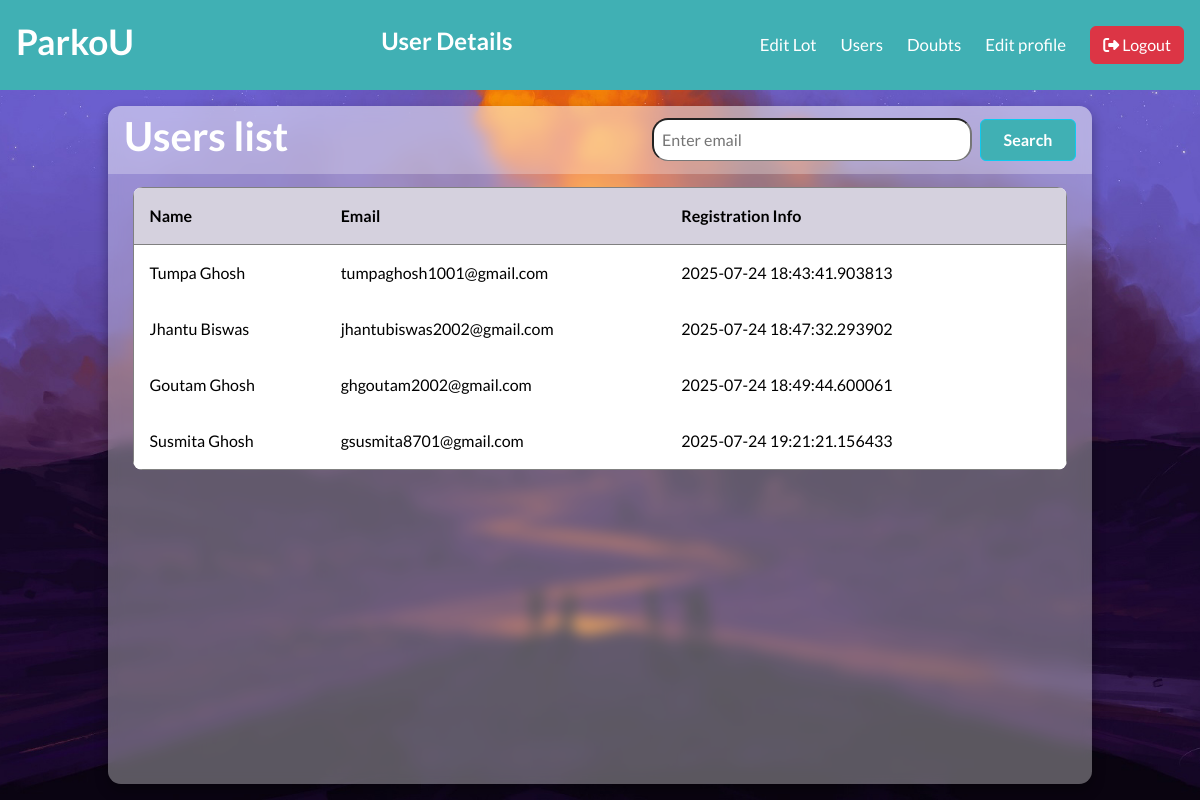
/admin/user (signed in), run on an earlier commit of the app's database.
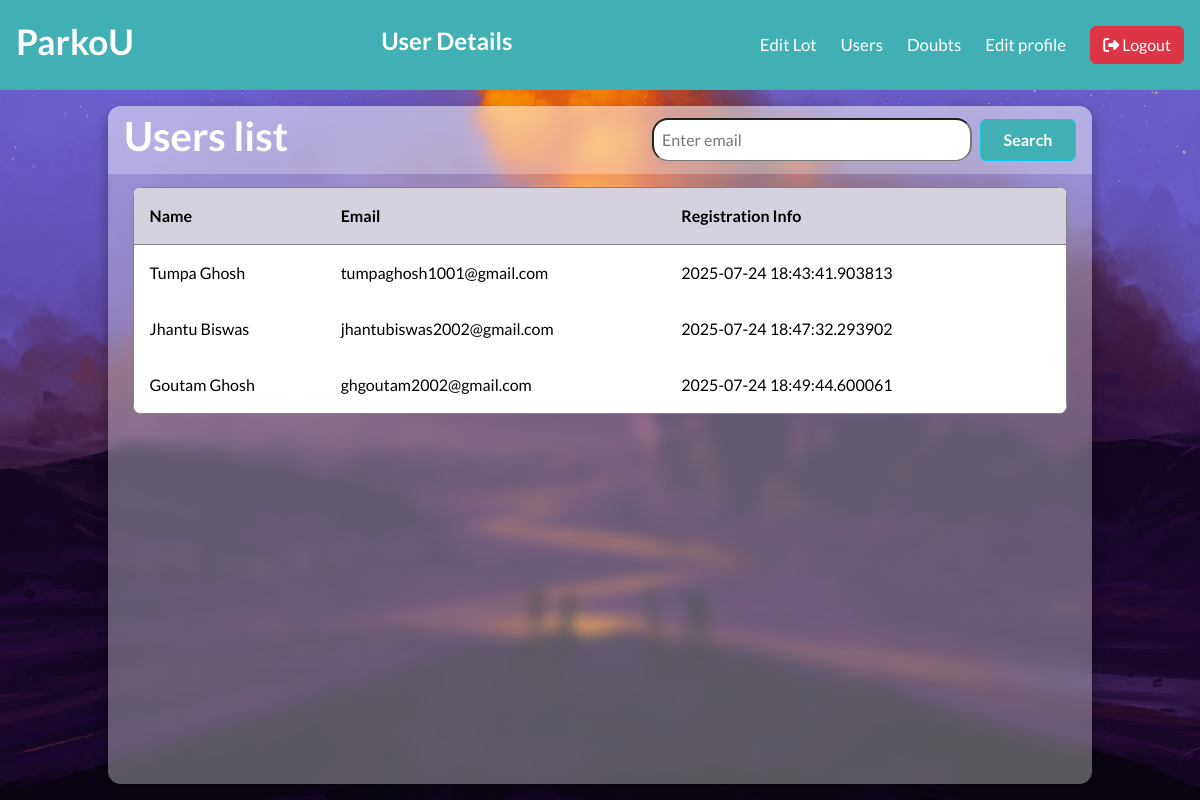
And on a later commit of the database.
### models/models.py (models this page shows, shortened)
class User(db.Model):
    __tablename__="user"
    id = db.Column(db.Integer, primary_key=True)
    fullName = db.Column(db.String(128), nullable = False, unique = False)
    emailId = db.Column(db.String(128), nullable = False, unique = True)
    passhash = db.Column(db.String(128), nullable = False, unique = False)
    is_admin = db.Column(db.Boolean, nullable = False, default = False)
    registered_on = db.Column(db.DateTime, nullable=False, default=datetime.utcnow)
    reservation = db.relationship('Reservation', cascade = "all, delete", passive_deletes = True, back_populates = 'user')
    @property
    def password(self):
        raise AttributeError('Password is secret')

### controllers/routes.py (the view)
@app.route("/admin/user")
@admin_required
def user_details():
    users = User.query.all()
    return render_template('/after_login_part/admin_side/user_details.html', users = users)

### controllers/routes.py (called while the page is built)
def admin_required(func):
    @wraps(func)
    def inner(*args,**kwargs):
        if "user_id" not in session:
            return redirect(url_for('login_page'))
        user=User.query.get(session['user_id'])
        if not user.is_admin:
            flash('You are not a authorized personel')
            return redirect(url_for('login_page'))
        return func(*args,**kwargs)
    return inner

### templates/after_login_part/admin_side/user_details.html (shortened to what this page needs)
{% extends "base.html" %}
{% block stylesheet %}
    <link rel="stylesheet" href="/static/css/after_login/admin_side/user_details.css">
{% endblock %}
{% block content %}
<header class="header-content">
    <div class="brand">
        <h4>ParkoU</h4>
    </div>
    <div class="welcome-note">
        <h5>User Details</h5>
    </div>
    <nav class="navbar">
        <div class="nav-links">
            <a href="{{ url_for('admin_dashboard') }}" class="nav-link">Edit Lot</a>
            <a href="{{ url_for('user_details') }}" class="nav-link">Users</a>
            <a href="{{ url_for('doubt_page') }}" class="nav-link">Doubts</a>
            <a href="{{ url_for('edit_admin_profile') }}" class="nav-link">Edit profile</a>
            <a class="nav-link" href="{{ url_for('logout') }}">
                <button type="button" id="btn-logout" class="btn btn-danger">
                    <i class="fa-solid fa-right-from-bracket"></i>
                    Logout
                </button>
            </a>
        </div>
    </nav>
</header>
<main class="table" id="customers_table">
    <section class="table__header">
        <h1>Users list</h1>
        <form id="searchForm" method="get" action="/admin/user/info">
            <input id="email" name="email" type="email" placeholder="Enter email" required>
            <input id="submitBtn" type="submit" value="Search" class="btn btn-info">
        </form>
    </section>
    <section class="table__body">
        <table border="1">
            <thead>
                <tr>
                    <th> Name </th>
                    <th> Email </th>
                    <th> Registration info </th>
                </tr>
            </thead>
            <tbody>
                {% for user in users %}
                {% if not user.is_admin %}
                    <tr>
                    <td> {{ user.fullName }} </td>
                    <td> {{ user.emailId }} </td>
                    <td>
                        <div class="msg-doubt">
                            <div class="msg-data">
                                {{ user.registered_on }}
                            </div>
                        </div>
                    </td>
                    </tr>
                {% endif %}
                {% else %}
                    <tr>
                    <td colspan="3"> No Users found </td>
                    </tr>
                {% endfor %}
            </tbody>
        </table>
    </section>
</main>
{% endblock %}

### templates/base.html (shortened to what this page needs)
<!DOCTYPE html>
<html lang="en">
<head>
    <link rel="stylesheet" href="https://cdnjs.cloudflare.com/ajax/libs/font-awesome/6.7.2/css/all.min.css">
    <link href="https://cdn.jsdelivr.net/npm/bootstrap@5.3.3/dist/css/bootstrap.min.css" rel="stylesheet">
    {% block stylesheet %}
    {% endblock %}
</head>
<body>
    {% block content %}
    {% endblock %}
</body>
</html>

### static/css/after_login/admin_side/user_details.css (style rules this page uses)
:root { --primary-color: #6366f1; --accent-color: #3f83f8; --text-color: #333; --link-color: #fff; --background-color: #40b0b4; --light-grey: #f0f0f0; --grey: #808080; --dark-grey: #555; }
* { margin: 0; padding: 0; box-sizing: border-box; font-family: "Lato", sans-serif; text-decoration: none; }
body { height: 100vh; text-align: center; }
.header-content { background-color: var(--background-color); display: flex; justify-content: space-between; align-items: center; padding: 1rem; position: relative; min-height: 90px; width: 100%; }
.welcome-note h5 { display: block; font-size: 1.5rem; font-weight: 600; color: var(--link-color); }
.brand h4 { font-size: 2.2rem; font-weight: 600; color: var(--link-color); }
.navbar { display: flex; align-items: center; gap: 1.5rem; position: relative; }
.nav-links { display: flex; align-items: center; gap: 1.5rem; }
.nav-link { color: var(--link-color); font-size: 1.05rem; font-weight: 500; }
body { min-height: 100vh; background: url("/static/images/html_table.jpg") center / cover; display: flex; justify-content: center; align-items: center; flex-direction: column; gap: 1rem; }
main.table { width: 82vw; height: 90vh; background-color: #fff5; backdrop-filter: blur(7px); box-shadow: 0 .4rem .8rem #0005; border-radius: .8rem; overflow: hidden; }
.table__header { width: 100%; height: 10%; background-color: #fff4; padding: .8rem 1rem; display: flex; justify-content: space-between; align-items: center; }
.table__header h1 { color: #fff; font-weight: 600; }
#searchForm { display: flex; justify-content: center; align-items: center; gap: 0.5rem; flex-wrap: wrap; }
#email { border-radius: 1rem; width: 20rem; background-color: #fff; }
#submitBtn { width: 6rem; background-color: #40b0b4; color: #fff; font-weight: 550; }
.table__body { width: 95%; max-height: calc(89% - 1.6rem); background-color: #fffb; margin: .8rem auto; border-radius: .6rem; overflow: auto; overflow: overlay; }
table { width: 100%; }
table, th, td { border-collapse: collapse; padding: 1rem; text-align: left; }
thead th { position: sticky; top: 0; left: 0; background-color: #d5d1defe; cursor: pointer; text-transform: capitalize; }
.msg-doubt { display: flex; flex-wrap: wrap; justify-content: space-between; align-items: flex-start; }
.msg-data { max-width: 600px; }

What changed in the data, as far as the page shows it:
removed User: fullName "Susmita Ghosh", emailId "gsusmita8701@gmail.com", registered_on "2025-07-24 19:21:21.156433"
